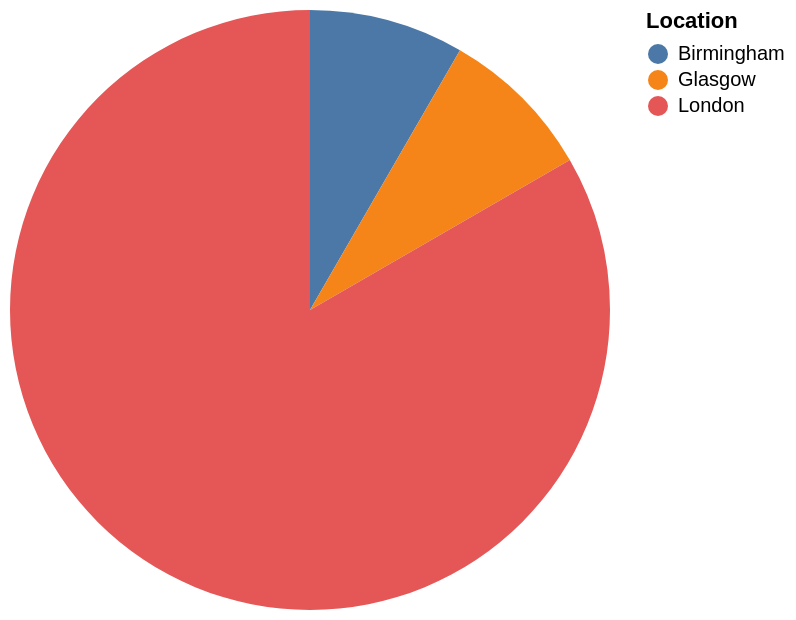

Write a Vega-Lite specification for this figure.
### Vega-Lite specification from a JSON file in a GitHub repository (floating-point values rounded to 4 significant figures)
{"data": {"values": [{"x_data": "Birmingham", "y_data": 1}, {"x_data": "Glasgow", "y_data": 1}, {"x_data": "London", "y_data": 10}]}, "mark": "arc", "encoding": {"theta": {"field": "y_data", "type": "quantitative", "title": "COUNT(Location)"}, "color": {"field": "x_data", "type": "nominal", "title": "Location"}}}
